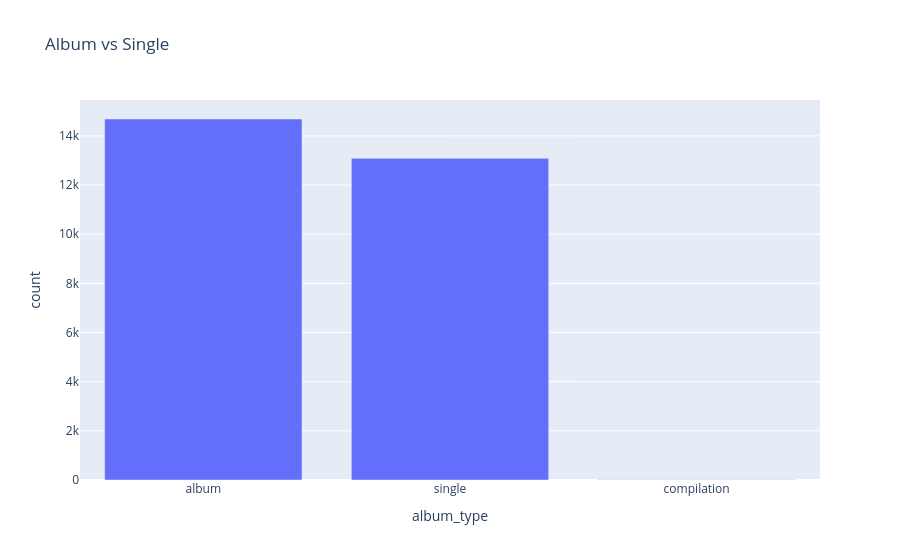

Source (notebook cell):
### Code cell
px.bar(df["album_type"].value_counts().reset_index(),x="album_type",y="count",title="Album vs Single")

### Figure 1 — Plotly figure (JSON) as saved in the notebook; plotly's stock layout.template omitted (floating-point values rounded to 4 significant figures)
{"data": [{"hovertemplate": "album_type=%{x}<br>count=%{y}<extra></extra>", "legendgroup": "", "marker": {"color": "#636efa", "pattern": {"shape": ""}}, "name": "", "orientation": "v", "showlegend": false, "textposition": "auto", "type": "bar", "x": ["album", "single", "compilation"], "xaxis": "x", "y": [14686, 13086, 9], "yaxis": "y"}], "layout": {"barmode": "relative", "legend": {"tracegroupgap": 0}, "title": {"text": "Album vs Single"}, "xaxis": {"anchor": "y", "domain": [0, 1], "title": {"text": "album_type"}}, "yaxis": {"anchor": "x", "domain": [0, 1], "title": {"text": "count"}}}}
